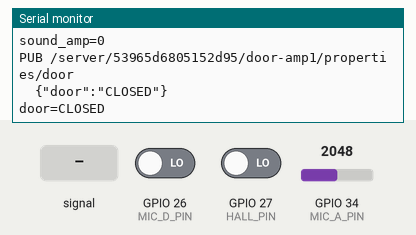
Recording of a sketch running on a simulated ESP32. On the bench: the last lines printed to the serial monitor. The inputs (shaded band) are chosen by the test bench; at power-on: GPIO 34 (MIC_A_PIN) = 2048, GPIO 27 (HALL_PIN) LOW, GPIO 26 (MIC_D_PIN) LOW (analog values on the 0–4095 scale). WiFi joins after 1.5 s; servers stay silent unless stated; no MQTT or app messages arrive unless stated.

Above: at 3.1 s.
3.2 s: GPIO 34 (MIC_A_PIN) fed a 200 Hz sine of ±327 counts around its level
5.7 s: GPIO 34 (MIC_A_PIN) set to 2866
9.7 s: GPIO 27 (HALL_PIN) driven HIGH
At 11.0 s:
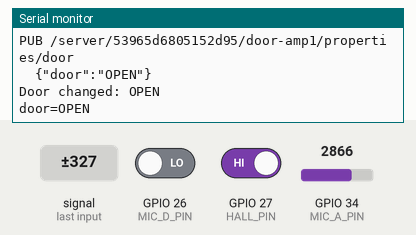
11.7 s: GPIO 27 (HALL_PIN) driven LOW
At 13.0 s:
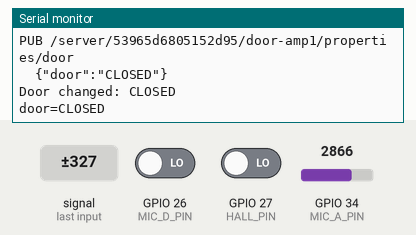
13.7 s: GPIO 34 (MIC_A_PIN) fed a 1000 Hz sine of ±1023 counts around its level
15.2 s: GPIO 34 (MIC_A_PIN) set to 3603
At 16.0 s:
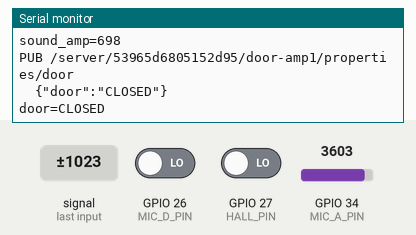
Timing chart, 0 to 17.7 s (numbered marks = the images above; inputs shaded):
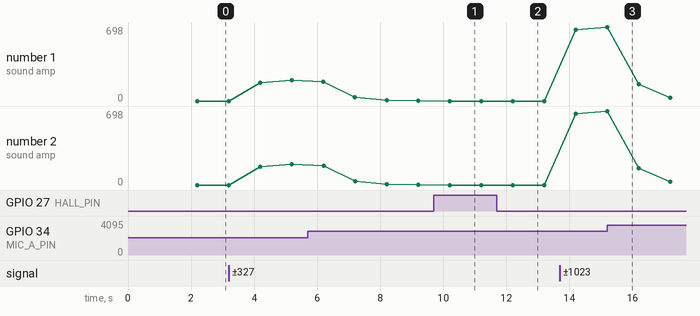

The sketch:

Hall-sensor_ampELWA.ino
```cpp
#include <WiFi.h>
#include <PubSubClient.h>
#include <ArduinoJson.h>

// ===== Wi-Fi =====
#define WIFI_SSID "BuffaloAirStationPro"
#define WIFI_PASS "SummerCamp2018"

// ===== Echonet Web API (MQTT Broker) =====
#define MQTT_BROKER "150.65.179.132"
#define MQTT_PORT   7883
#define CID         "53965d6805152d95"
#define DEV_ID      "door-amp1"   // 必要に応じて変更

// ===== Pins =====
const int HALL_PIN   = 27;  // ホールセンサー（アクティブLow=磁石あり=閉）
const int MIC_A_PIN  = 34;  // マイク A0（ADC1 専用入力）
const int MIC_D_PIN  = 26;  // マイク D0（デジタル出力）

// ===== Publish intervals =====
const uint32_t MIC_PUBLISH_MS  = 1000; // sound_amp 毎秒
const uint32_t DOOR_PUBLISH_MS = 1000; // door 毎秒

// ===== MQTT Client =====
WiFiClient wifiClient;
PubSubClient mqttClient(wifiClient);

// ===== State =====
unsigned long lastMicMs  = 0;
unsigned long lastDoorMs = 0;
bool lastDoorClosed = false;
bool lastSoundTrig  = false;

// ---------- MQTT helpers ----------
void publishMqtt(const char* topic, const char* payload) {
  Serial.printf("PUB %s\n  %s\n", topic, payload);
  if (!mqttClient.publish(topic, payload)) {
    Serial.println("  -> publish failed");
  }
}

void registerDevice() {
  char topic[128]; snprintf(topic, sizeof(topic), "/server/%s/register", CID);
  StaticJsonDocument<256> doc;
  doc["id"] = DEV_ID;
  doc["deviceType"] = "doorSoundSensor";
  char payload[256]; serializeJson(doc, payload);
  publishMqtt(topic, payload);
}

void registerProperties() {
  char topic[128]; snprintf(topic, sizeof(topic), "/server/%s/%s/properties", CID, DEV_ID);
  StaticJsonDocument<512> doc;

  JsonObject manufacturer = doc.createNestedObject("manufacturer");
  manufacturer["code"] = "0x000000";
  JsonObject desc = manufacturer.createNestedObject("descriptions");
  desc["ja"] = "JAIST"; desc["en"] = "JAIST";
  JsonObject protocol = doc.createNestedObject("protocol");
  protocol["type"] = "custom_mqtt"; protocol["version"] = "1.0";

  // 初期値
  doc["door"]        = "OPEN";
  doc["sound_amp"]   = 0;
  doc["sound_trig"]  = false;

  char payload[512]; serializeJson(doc, payload);
  publishMqtt(topic, payload);
}

void reconnectMqtt() {
  while (!mqttClient.connected()) {
    Serial.print("MQTT connecting...");
    String cid = String("esp32-") + DEV_ID;
    if (mqttClient.connect(cid.c_str())) {
      Serial.println("connected");
      registerDevice();
      delay(200);
      registerProperties();
    } else {
      Serial.printf("fail rc=%d, retry in 3s\n", mqttClient.state());
      delay(3000);
    }
  }
}

// ===================================================================
// ==== drop-in: mic measurement with auto threshold & hysteresis ====
// （キャリブで決めたパラメータをそのまま使用）
const uint16_t FS_HZ2       = 4000;
const uint16_t WIN_MS2      = 20;
const uint16_t N_SAMPLES2   = FS_HZ2 * WIN_MS2 / 1000;
const float    DC_ALPHA2    = 0.02f;
const float    ENV_ALPHA2   = 0.20f;
const float    FLOOR_ALPHA2 = 0.01f;
const float    THR_GAIN2    = 4.0f;
const float    MIN_THR2     = 30.0f;
const float    HYST_FALL2   = 0.5f;
const uint16_t HOLD_MS2     = 250;

static float  dcMean2   = 2048.0f, env2 = 0.0f, noiseFlr2 = 0.0f;
static bool   trig2     = false;
static unsigned long trigUntil2 = 0;

// 1ウィンドウ分の計測と判定
// 返り値: amp(=env2のint) と trig2（true/false）
void readMicTuned(uint16_t &ampOut, bool &trigOut) {
  for (uint16_t i=0; i<N_SAMPLES2; ++i) {
    uint16_t x = analogRead(MIC_A_PIN);
    dcMean2 = (1.0f - DC_ALPHA2) * dcMean2 + DC_ALPHA2 * x;
    float ac = fabsf((float)x - dcMean2);
    env2 = (1.0f - ENV_ALPHA2) * env2 + ENV_ALPHA2 * ac;
    delayMicroseconds(1000000UL / FS_HZ2);
  }

  float thr = noiseFlr2 * THR_GAIN2 + MIN_THR2;
  if (env2 < thr) {
    noiseFlr2 = (1.0f - FLOOR_ALPHA2) * noiseFlr2 + FLOOR_ALPHA2 * env2;
  }
  thr = noiseFlr2 * THR_GAIN2 + MIN_THR2;

  bool d0   = (digitalRead(MIC_D_PIN) == HIGH);
  bool cand = (env2 >= thr) || d0;

  unsigned long now = millis();
  if (trig2) {
    if (now >= trigUntil2 && env2 < thr * HYST_FALL2 && !d0) trig2 = false;
  } else {
    if (cand) { trig2 = true; trigUntil2 = now + HOLD_MS2; }
  }

  ampOut  = (uint16_t)env2;
  trigOut = trig2;
}
// ===================================================================

void setup() {
  Serial.begin(115200);
  delay(300);
  Serial.println("\n--- Door + Mic (auto-threshold) to ELWA/MQTT ---");

  // Wi-Fi
  WiFi.mode(WIFI_STA);
  WiFi.begin(WIFI_SSID, WIFI_PASS);
  Serial.print("WiFi connecting");
  while (WiFi.status() != WL_CONNECTED) { delay(400); Serial.print("."); }
  Serial.printf("\nWiFi OK: %s\n", WiFi.localIP().toString().c_str());

  // MQTT
  mqttClient.setServer(MQTT_BROKER, MQTT_PORT);

  // Pins
  pinMode(HALL_PIN, INPUT);
  pinMode(MIC_D_PIN, INPUT);
  analogReadResolution(12);                   // 0..4095
  analogSetPinAttenuation(MIC_A_PIN, ADC_11db); // ~0..3.3V

  // 初期状態
  lastDoorClosed = (digitalRead(HALL_PIN) == LOW);
  lastSoundTrig  = false;
}

void loop() {
  // MQTT keep-alive
  if (!mqttClient.connected()) reconnectMqtt();
  mqttClient.loop();

  const unsigned long now = millis();

  // ---- Mic: every 1s send sound_amp, and sound_trig only on change ----
  if (now - lastMicMs >= MIC_PUBLISH_MS) {
    lastMicMs = now;

    uint16_t amp; bool trig;
    readMicTuned(amp, trig);

    // sound_amp（毎秒）
    {
      char topic[160], payload[160];
      snprintf(topic, sizeof(topic), "/server/%s/%s/properties/sound_amp1", CID, DEV_ID);
      StaticJsonDocument<64> j; j["sound_amp"] = amp; serializeJson(j, payload);
      publishMqtt(topic, payload);
    }
    Serial.printf("sound_amp=%u\n", amp);

    // sound_trig（変化時のみ）
    if (trig != lastSoundTrig) {
      lastSoundTrig = trig;
      char topic[160], payload[160];
      snprintf(topic, sizeof(topic), "/server/%s/%s/properties/sound_trig", CID, DEV_ID);
      StaticJsonDocument<64> j; j["sound_trig"] = trig; serializeJson(j, payload);
      publishMqtt(topic, payload);
      Serial.printf("sound_trig=%s\n", trig ? "true" : "false");
    }
  }

  // ---- Door: every 1s always send OPEN/CLOSED ----
  if (now - lastDoorMs >= DOOR_PUBLISH_MS) {
    lastDoorMs = now;

    bool doorClosed = (digitalRead(HALL_PIN) == LOW); // アクティブLow
    char topic[160], payload[160];
    snprintf(topic, sizeof(topic), "/server/%s/%s/properties/door", CID, DEV_ID);
    StaticJsonDocument<64> d; d["door"] = doorClosed ? "CLOSED" : "OPEN";
    serializeJson(d, payload);
    publishMqtt(topic, payload);

    if (doorClosed != lastDoorClosed) {
      lastDoorClosed = doorClosed;
      Serial.printf("Door changed: %s\n", doorClosed ? "CLOSED" : "OPEN");
    }
    Serial.printf("door=%s\n", doorClosed ? "CLOSED" : "OPEN");
  }
}
```

Measured:
- after the input at 9.7 s, the serial monitor: prints a new line after 0.51 s (image 1)
- after the input at 11.7 s, the serial monitor: prints a new line after 0.51 s (image 2)
- after the input at 15.2 s, the serial monitor: prints a new line at once (image 3)
- plotted number 1: 0 → 197 after the input at 3.2 s, 0 → 673 after the input at 13.7 s, 673 → 31 after the input at 15.2 s
- plotted number 2: 0 → 197 after the input at 3.2 s, 0 → 673 after the input at 13.7 s, 673 → 31 after the input at 15.2 s
